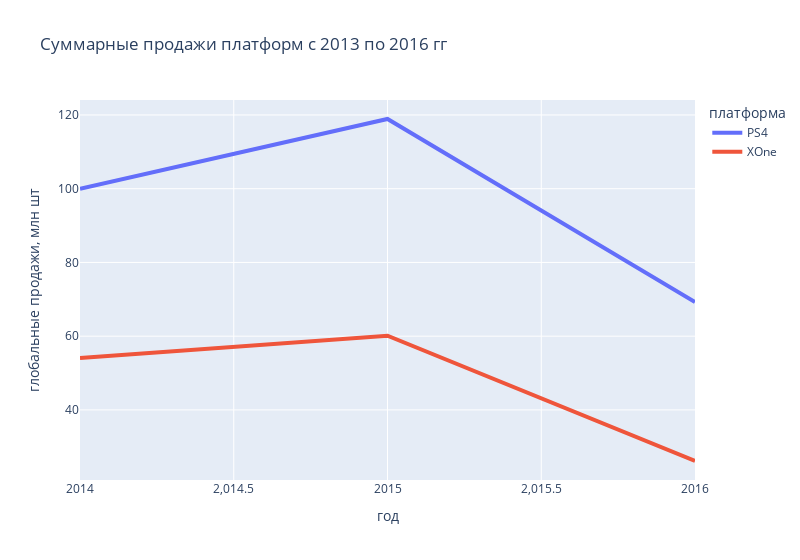

The notebook cell saved with this chart:
### Code cell
fig=px.line(d,
        x='year_of_release',
        y='global_sales',
       
        color='platform',
        labels={'platform': 'платформа',
                'year_of_release': 'год',
                'global_sales': 'глобальные продажи, млн шт'},
        title='Суммарные продажи платформ с 2013 по 2016 гг',
        width=800)
fig.update_traces(line_width=4)

### Figure 1 — Plotly figure (JSON) as saved in the notebook; plotly's stock layout.template omitted (floating-point values rounded to 4 significant figures)
{"data": [{"hovertemplate": "платформа=PS4<br>год=%{x}<br>глобальные продажи, млн шт=%{y}<extra></extra>", "legendgroup": "PS4", "line": {"color": "#636efa", "dash": "solid", "width": 4}, "marker": {"symbol": "circle"}, "mode": "lines", "name": "PS4", "orientation": "v", "showlegend": true, "type": "scatter", "x": [2014, 2015, 2016], "xaxis": "x", "y": [100, 118.9, 69.25], "yaxis": "y"}, {"hovertemplate": "платформа=XOne<br>год=%{x}<br>глобальные продажи, млн шт=%{y}<extra></extra>", "legendgroup": "XOne", "line": {"color": "#EF553B", "dash": "solid", "width": 4}, "marker": {"symbol": "circle"}, "mode": "lines", "name": "XOne", "orientation": "v", "showlegend": true, "type": "scatter", "x": [2014, 2015, 2016], "xaxis": "x", "y": [54.07, 60.14, 26.15], "yaxis": "y"}], "layout": {"legend": {"title": {"text": "платформа"}, "tracegroupgap": 0}, "title": {"text": "Суммарные продажи платформ с 2013 по 2016 гг"}, "width": 800, "xaxis": {"anchor": "y", "domain": [0, 1], "title": {"text": "год"}}, "yaxis": {"anchor": "x", "domain": [0, 1], "title": {"text": "глобальные продажи, млн шт"}}}}
